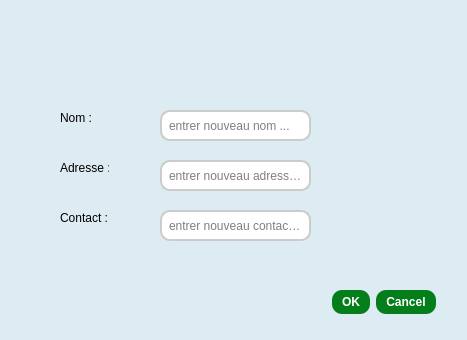
<?xml version="1.0" encoding="UTF-8"?>
<ui version="4.0">
 <class>updateclientdialog</class>
 <widget class="QDialog" name="updateclientdialog">
  <property name="geometry">
   <rect>
    <x>0</x>
    <y>0</y>
    <width>467</width>
    <height>340</height>
   </rect>
  </property>
  <property name="windowTitle">
   <string>Dialog</string>
  </property>
  <property name="styleSheet">
   <string notr="true">background-color: 
#ddebf2;
</string>
  </property>
  <widget class="QLabel" name="label">
   <property name="geometry">
    <rect>
     <x>60</x>
     <y>110</y>
     <width>49</width>
     <height>16</height>
    </rect>
   </property>
   <property name="text">
    <string>Nom :</string>
   </property>
  </widget>
  <widget class="QLabel" name="label_2">
   <property name="geometry">
    <rect>
     <x>60</x>
     <y>160</y>
     <width>49</width>
     <height>16</height>
    </rect>
   </property>
   <property name="text">
    <string>Adresse :</string>
   </property>
  </widget>
  <widget class="QLabel" name="label_3">
   <property name="geometry">
    <rect>
     <x>60</x>
     <y>210</y>
     <width>49</width>
     <height>16</height>
    </rect>
   </property>
   <property name="text">
    <string>Contact :</string>
   </property>
  </widget>
  <widget class="QLineEdit" name="nomLineEdit">
   <property name="geometry">
    <rect>
     <x>160</x>
     <y>110</y>
     <width>151</width>
     <height>31</height>
    </rect>
   </property>
   <property name="styleSheet">
    <string notr="true">background-color: white;
border: 2px solid #ccc;       /* Light gray border */
border-radius: 10px;           /* Adjust the radius for more or less rounding */
padding: 5px;  </string>
   </property>
   <property name="placeholderText">
    <string>entrer nouveau nom ...</string>
   </property>
  </widget>
  <widget class="QLineEdit" name="adresseLineEdit">
   <property name="geometry">
    <rect>
     <x>160</x>
     <y>160</y>
     <width>151</width>
     <height>31</height>
    </rect>
   </property>
   <property name="styleSheet">
    <string notr="true">background-color: white;
border: 2px solid #ccc;       /* Light gray border */
border-radius: 10px;           /* Adjust the radius for more or less rounding */
padding: 5px;  </string>
   </property>
   <property name="placeholderText">
    <string>entrer nouveau adresse ...</string>
   </property>
  </widget>
  <widget class="QLineEdit" name="contactLineEdit">
   <property name="geometry">
    <rect>
     <x>160</x>
     <y>210</y>
     <width>151</width>
     <height>31</height>
    </rect>
   </property>
   <property name="styleSheet">
    <string notr="true">background-color: white;
border: 2px solid #ccc;       /* Light gray border */
border-radius: 10px;           /* Adjust the radius for more or less rounding */
padding: 5px;  </string>
   </property>
   <property name="placeholderText">
    <string>entrer nouveau contact ...</string>
   </property>
  </widget>
  <widget class="QDialogButtonBox" name="buttonBox">
   <property name="geometry">
    <rect>
     <x>280</x>
     <y>290</y>
     <width>156</width>
     <height>24</height>
    </rect>
   </property>
   <property name="styleSheet">
    <string notr="true">    background-color: #047e1b;
    color: white;
    font-weight: bold;
    border-radius: 10px; /* Adjust the radius for more or less rounding */
    padding: 5px 10px;   /* Adds some padding for a better button look */</string>
   </property>
   <property name="standardButtons">
    <set>QDialogButtonBox::StandardButton::Cancel|QDialogButtonBox::StandardButton::Ok</set>
   </property>
  </widget>
 </widget>
 <resources/>
 <connections/>
</ui>
